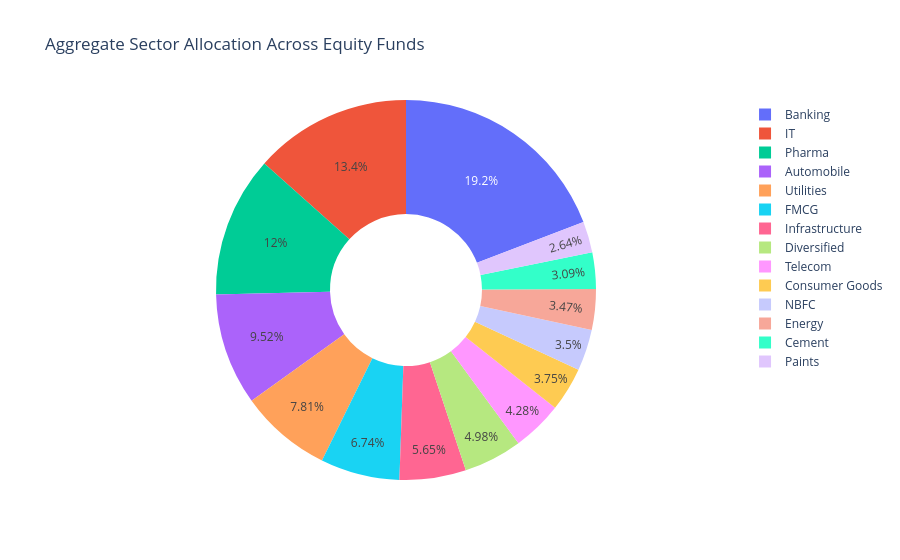

The notebook cell saved with this chart:
### Code cell
fig = px.pie(
    sector_allocation,
    values="weight_pct",
    names="sector",
    hole=0.4,
    title="Aggregate Sector Allocation Across Equity Funds"
)
fig.write_image(
    "reports/sector_allocation.png"
)

fig.show()

### Figure 1 — Plotly figure (JSON) as saved in the notebook; plotly's stock layout.template omitted (floating-point values rounded to 4 significant figures)
{"data": [{"domain": {"x": [0, 1], "y": [0, 1]}, "hole": 0.4, "hovertemplate": "sector=%{label}<br>weight_pct=%{value}<extra></extra>", "labels": ["Automobile", "Banking", "Cement", "Consumer Goods", "Diversified", "Energy", "FMCG", "IT", "Infrastructure", "NBFC", "Paints", "Pharma", "Telecom", "Utilities"], "legendgroup": "", "name": "", "showlegend": true, "type": "pie", "values": [323.6, 652.3, 105.0, 127.6, 169.2, 117.9, 229.1, 455.5, 192.2, 119.1, 89.86, 407.4, 145.6, 265.5]}], "layout": {"legend": {"tracegroupgap": 0}, "title": {"text": "Aggregate Sector Allocation Across Equity Funds"}}}
